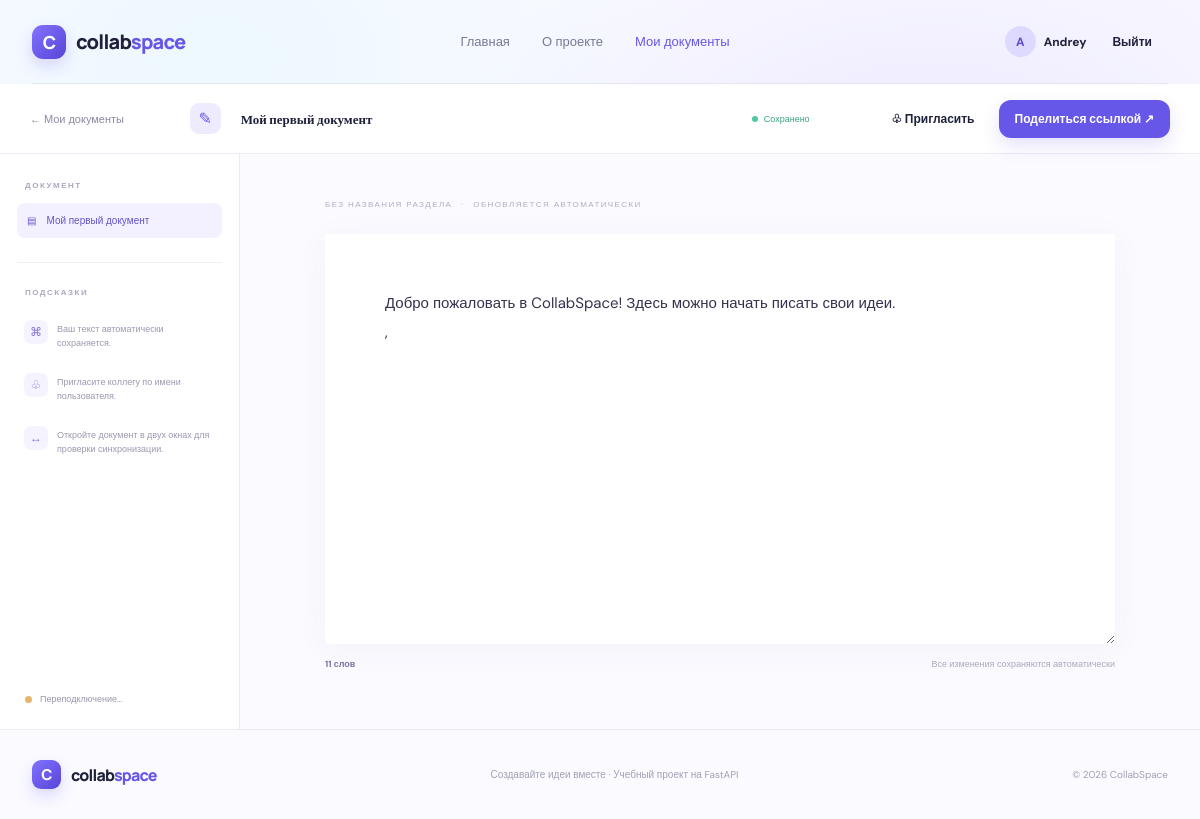
The app's page /documents/1 (signed in) with its own data.
### tables this page shows
CREATE TABLE users (
            id INTEGER PRIMARY KEY AUTOINCREMENT,
            username TEXT NOT NULL UNIQUE,
            email TEXT NOT NULL UNIQUE,
            password_hash TEXT NOT NULL,
            created_at TEXT NOT NULL
        );

CREATE TABLE documents (
            id INTEGER PRIMARY KEY AUTOINCREMENT,
            owner_id INTEGER NOT NULL REFERENCES users(id) ON DELETE CASCADE,
            title TEXT NOT NULL DEFAULT 'Новый документ',
            content TEXT NOT NULL DEFAULT '',
            updated_at TEXT NOT NULL
        );

### app/main.py (the view)
@app.get("/documents/{doc_id}", response_class=HTMLResponse)
def editor(request: Request, doc_id: int):
    user = current_user(request)
    if not user: return RedirectResponse("/login", status_code=303)
    doc = get_document(doc_id)
    if not doc or not can_access(doc_id, user["id"]):
        raise HTTPException(status_code=404, detail="Документ не найден")
    return page(request, "editor.html", active="dashboard", document=dict(doc))

### app/templates/editor.html (shortened to what this page needs)
{% extends "base.html" %}
{% block content %}
<section class="editor-shell">
  <div class="editor-toolbar"><a href="/dashboard" class="back-link">← <span>Мои документы</span></a><div class="editor-title-wrap"><span class="doc-mini-icon">✎</span><input id="doc-title" class="title-input" value="{{ document.title }}" maxlength="100" aria-label="Название документа"><span id="save-status" class="save-status"><i></i> Сохранено</span></div><div class="editor-actions"><button class="btn btn-ghost btn-small" id="share-open">♧ Пригласить</button><button class="btn btn-primary btn-small" id="copy-link">Поделиться ссылкой ↗</button></div></div>
  <div class="editor-workspace"><aside class="editor-sidebar"><div class="sidebar-label">ДОКУМЕНТ</div><div class="sidebar-item selected"><span>▤</span><span id="sidebar-doc-title">{{ document.title }}</span></div><div class="sidebar-divider"></div><div class="sidebar-label">ПОДСКАЗКИ</div><div class="tip-item"><span>⌘</span><p>Ваш текст автоматически сохраняется.</p></div><div class="tip-item"><span>♧</span><p>Пригласите коллегу по имени пользователя.</p></div><div class="tip-item"><span>↔</span><p>Откройте документ в двух окнах для проверки синхронизации.</p></div><div class="sidebar-bottom"><span class="live-dot"></span> <span id="connection-label">Подключение...</span></div></aside>
  <div class="paper-area"><div class="paper-meta"><span>БЕЗ НАЗВАНИЯ РАЗДЕЛА</span><span>·</span><span>ОБНОВЛЯЕТСЯ АВТОМАТИЧЕСКИ</span></div><textarea id="document-content" class="document-content" placeholder="Начните писать здесь…">{{ document.content }}</textarea><div class="editor-foot"><span><span id="word-count">0</span> слов</span><span>Все изменения сохраняются автоматически</span></div></div></div>
</section>
{% endblock %}

### app/templates/base.html (shortened to what this page needs)
<!DOCTYPE html>
<html lang="ru">
<head>
  <link rel="stylesheet" href="/static/css/style.css">
</head>
<body>
<header class="site-header">
  <a class="brand" href="/"><span class="brand-mark">C</span><span>collab<span class="brand-accent">space</span></span></a>
  <nav class="main-nav">
    <a class="{{ 'active' if active == 'home' else '' }}" href="/">Главная</a>
    <a class="{{ 'active' if active == 'about' else '' }}" href="/about">О проекте</a>
    {% if user %}<a class="{{ 'active' if active == 'dashboard' else '' }}" href="/dashboard">Мои документы</a>{% endif %}
  </nav>
  <div class="header-actions">
    {% if user %}
      <a class="user-chip" href="/profile"><span class="avatar">{{ user.username[:1]|upper }}</span><span>{{ user.username }}</span></a>
      <form action="/logout" method="post"><button class="btn btn-ghost btn-small" type="submit">Выйти</button></form>
    {% else %}
      <a class="btn btn-ghost btn-small" href="/login">Войти</a><a class="btn btn-primary btn-small" href="/register">Начать бесплатно <span>↗</span></a>
    {% endif %}
  </div>
</header>
<main>{% block content %}{% endblock %}</main>
<footer class="site-footer"><a class="brand footer-brand" href="/"><span class="brand-mark">C</span><span>collab<span class="brand-accent">space</span></span></a><span>Создавайте идеи вместе · Учебный проект на FastAPI</span><span>© 2026 CollabSpace</span></footer>
</body>
</html>

### records on screen
users: username "A", username "Andrey"
documents: title "Мой первый документ", content "Добро пожаловать в CollabSpace! Здесь можно начать писать свои идеи. ,"
